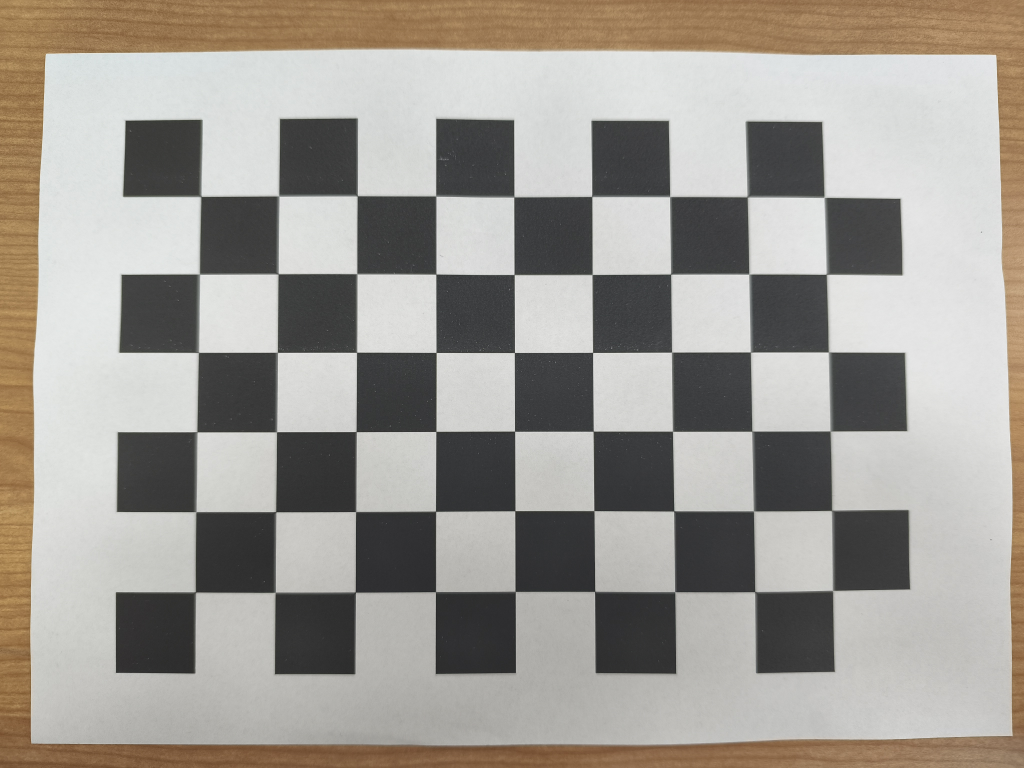
#> input picture lab/lab12/images/1.jpg, 4096 x 3072 px (shown at 1/4 size); its folder holds 4 pictures in this run
$ python work.py
#> lines starting #> are read from the running program, lines starting #| are printed output that depends on the picture
import cv2
import numpy as np
import glob
import os

CHECKERBOARD = (9, 6)

SQUARE_SIZE = 25.0

IMAGE_DIR = "images"
RESULT_DIR = "results"

os.makedirs(RESULT_DIR, exist_ok=True)

objp = np.zeros((CHECKERBOARD[0] * CHECKERBOARD[1], 3), np.float32)

objp[:, :2] = np.mgrid[
    0:CHECKERBOARD[0],
    0:CHECKERBOARD[1]
].T.reshape(-1, 2)

objp *= SQUARE_SIZE

objpoints = []
imgpoints = []

image_paths = glob.glob(os.path.join(IMAGE_DIR, "*.jpg")) + \
              glob.glob(os.path.join(IMAGE_DIR, "*.png")) + \
              glob.glob(os.path.join(IMAGE_DIR, "*.jpeg"))

if len(image_paths) == 0:
    raise ValueError("没有找到图片，请把标定图片放到 images 文件夹中。")

print(f"共读取到 {len(image_paths)} 张图片")

gray_shape = None
success_count = 0

for idx, path in enumerate(image_paths):
    img = cv2.imread(path)
#> img is the input picture: shape (3072, 4096, 3); mean B, G, R 148.1, 154.9, 159.4

    if img is None:
        print(f"无法读取图片：{path}")
        continue

    gray = cv2.cvtColor(img, cv2.COLOR_BGR2GRAY)
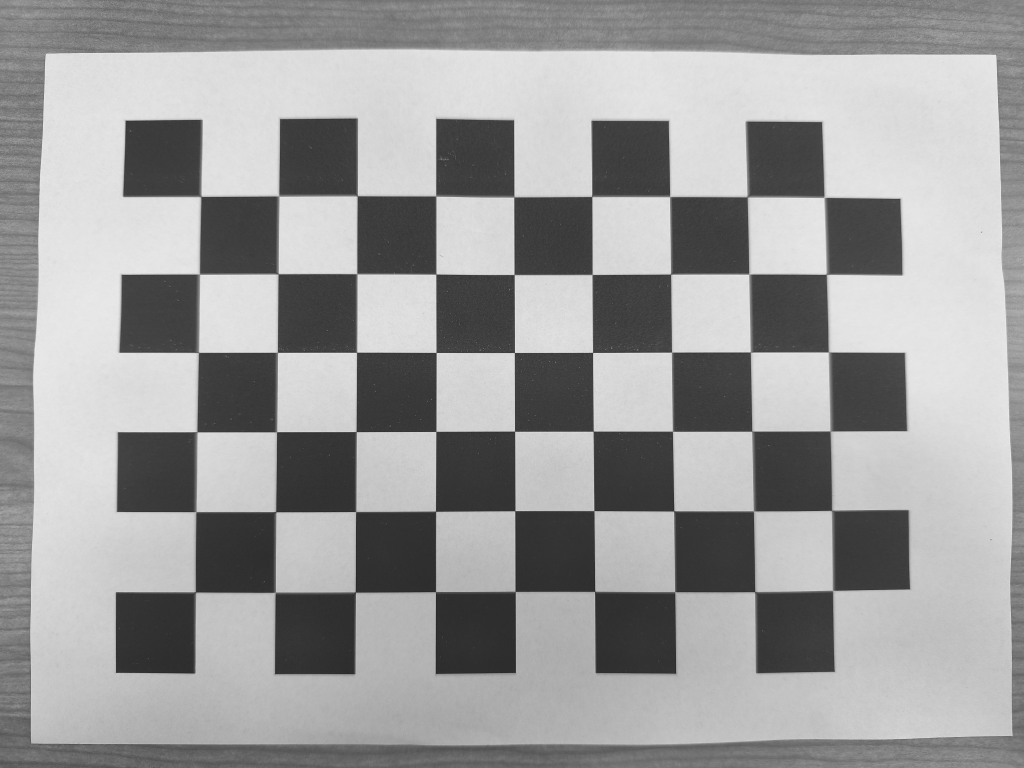
#> gray: shape (3072, 4096) (shown at 1/4 size); min 21, max 243, mean 155.5
    gray_shape = gray.shape[::-1]
#> gray_shape = (4096, 3072)

    ret, corners = cv2.findChessboardCorners(gray, CHECKERBOARD, None)
#> ret = True; corners = 54 rows, first 8: [805.2, 789.3], [1118.3, 786.3], [1430.2, 786.5], [1745.9, 786.7], [2056.5, 790], [2368.5, 789.6], [2679.1, 788.7], [2989.7, 790.1]

    if ret:
        success_count += 1
        objpoints.append(objp)

        criteria = (
            cv2.TERM_CRITERIA_EPS + cv2.TERM_CRITERIA_MAX_ITER,
            30,
            0.001
        )

        corners_subpix = cv2.cornerSubPix(
            gray,
            corners,
            (11, 11),
            (-1, -1),
            criteria
        )
#> corners_subpix = 54 rows, first 8: [805.7, 788.2], [1117.4, 785.9], [1430.8, 785.4], [1745.1, 786.1], [2057.1, 789.6], [2368.1, 788.3], [2679.8, 788.6], [2989.4, 789.9]

        imgpoints.append(corners_subpix)

        img_draw = img.copy()
        cv2.drawChessboardCorners(img_draw, CHECKERBOARD, corners_subpix, ret)

        save_path = os.path.join(RESULT_DIR, f"corners_{idx + 1}.jpg")
        cv2.imwrite(save_path, img_draw)

        print(f"[成功] {path}，角点结果保存为 {save_path}")

    else:
        print(f"[失败] {path}，未检测到完整棋盘格角点")
#> pass 2 of the loop `for idx, path in enumerate(image_paths):`:
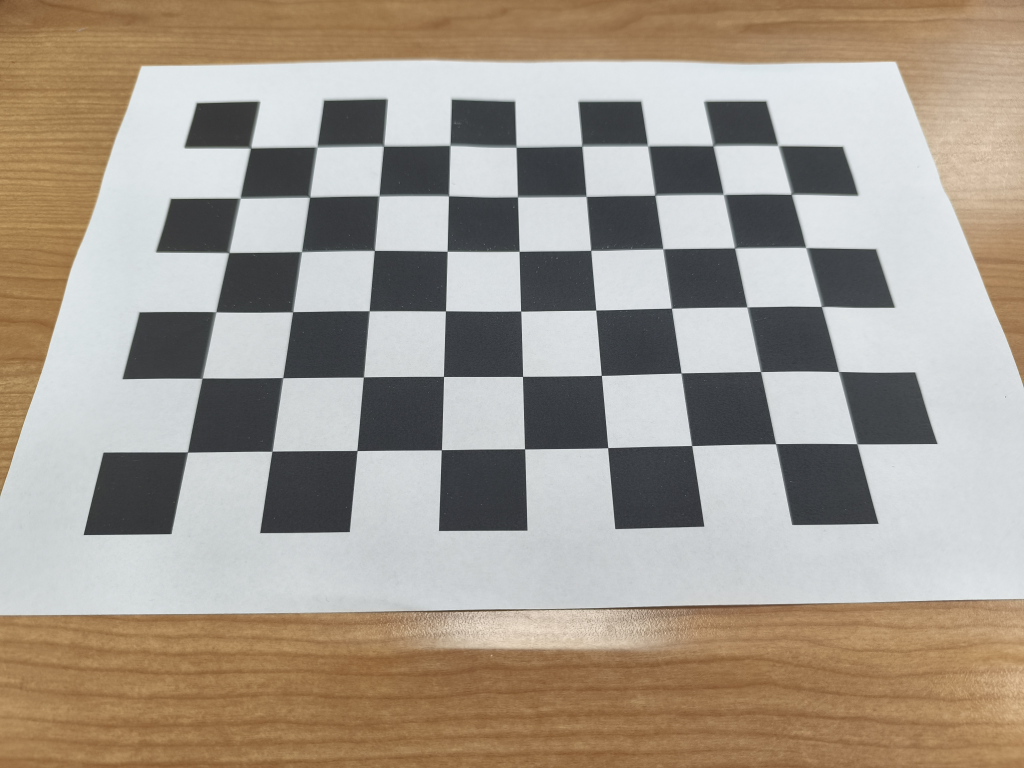
#> input picture lab/lab12/images/10.jpg, 4096 x 3072 px (shown at 1/4 size)
#> img is the input picture: shape (3072, 4096, 3); mean B, G, R 142.8, 154.7, 164.4
#> `gray = cv2.cvtColor(img, cv2.COLOR_BGR2GRAY)`:
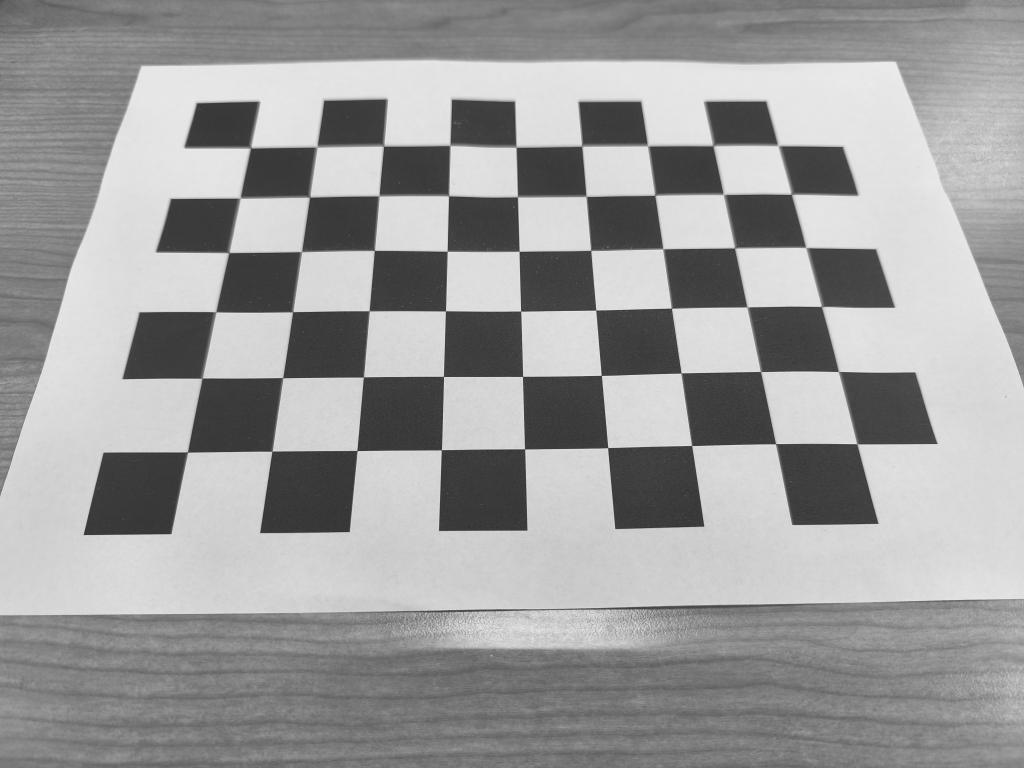
#> gray: shape (3072, 4096) (shown at 1/4 size); min 35, max 243, mean 156.2
#> corners = 54 rows, first 8: [1004.4, 594.5], [1270.8, 590.8], [1536.4, 587.3], [1802, 584], [2066.5, 589], [2328, 586.5], [2591.5, 585], [2851.9, 585.7]
#> corners_subpix = 54 rows, first 8: [1004.8, 594.2], [1270.2, 590.3], [1536.4, 586.9], [1801.2, 584.6], [2066.3, 591.4], [2327.8, 587.4], [2591.3, 586.1], [2852, 585.6]
#> pass 3 of the loop `for idx, path in enumerate(image_paths):`:
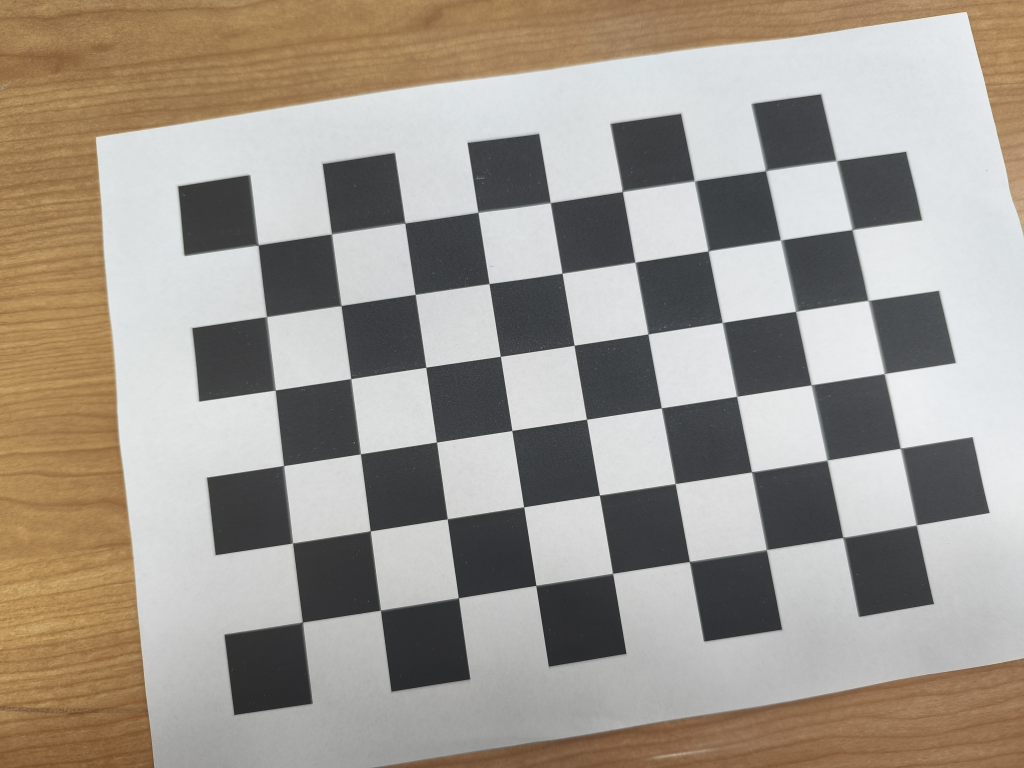
#> input picture lab/lab12/images/11.jpg, 4096 x 3072 px (shown at 1/4 size)
#> img is the input picture: shape (3072, 4096, 3); mean B, G, R 143.1, 152.5, 159.8
#> `gray = cv2.cvtColor(img, cv2.COLOR_BGR2GRAY)`:
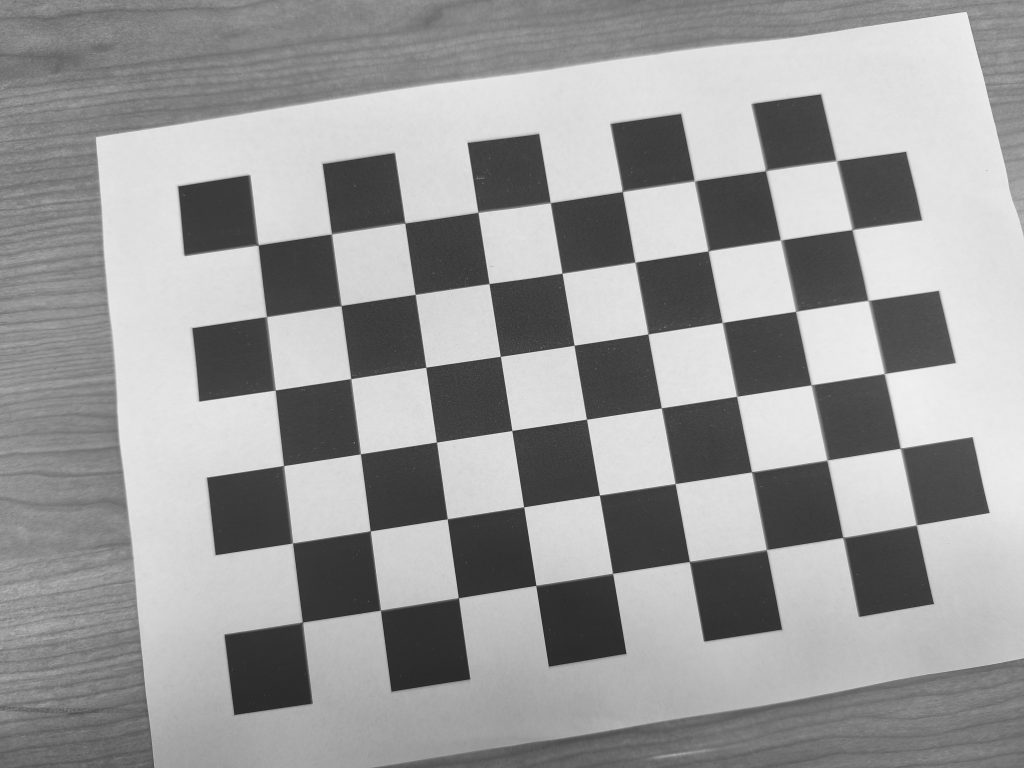
#> gray: shape (3072, 4096) (shown at 1/4 size); min 22, max 242, mean 153.6
#> corners = 54 rows, first 8: [1034.7, 982.3], [1329.3, 938.4], [1621.5, 896.1], [1914.2, 853.4], [2201.6, 814.6], [2490.4, 769.6], [2779, 726], [3062.5, 686]
#> corners_subpix = 54 rows, first 8: [1035.1, 982.3], [1328.5, 937.7], [1621.7, 894.5], [1913.3, 851.6], [2202, 813.1], [2490, 769.1], [2777.9, 726.3], [3062.3, 685.7]
#> the loop made 4 passes; the first 3 are shown

print(f"\n成功检测角点的图片数量：{success_count}")

if success_count < 5:
#> (the run stopped early here; a loop or call above may not have finished)
